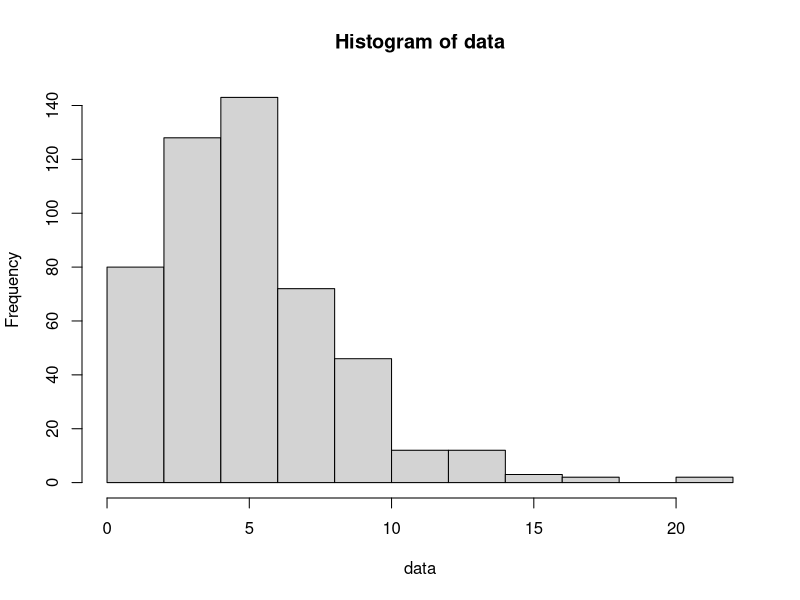

Source code (R):
## ---- chunk 1
dataii <- read.csv(file="A2_datasetii.csv", header=TRUE)

# Code specifically for dataset ii
data = sort(dataii$x)
hist(data)
n = length(data)

b = var(data)/mean(data)
a = mean(data)/b

b
a

discrepancy = function(data, a, b){
  n = length(data)
  Fu = c(1:n)/n
  Fl = Fu - 1/n
  
  Fx = pgamma(data, shape=a, scale=b)
  U = abs(Fx - Fu)
  L = abs(Fx - Fl)
  d = max(U, L)
  return(d)
}

d = discrepancy(data, a, b)
d

KS = function(d, n, m, a, b) {
  ddots = NULL
  
  Fu = c(1:n)/n
  Fl = Fu - 1/n
  
  for(i in 1:m) {
    newdata = sort(rgamma(n, shape=a, scale=b))
    Fx = sort(pgamma(newdata, shape=a, scale=b))
    U = abs(Fx - Fu)
    L = abs(Fx - Fl)
    ddot = max(U, L)
    ddots = c(ddots, ddot)
  }
  
  p = length(ddots[ddots > d])/m
  return(p)
}

p = KS(d, n, 10000, a, b)
p
